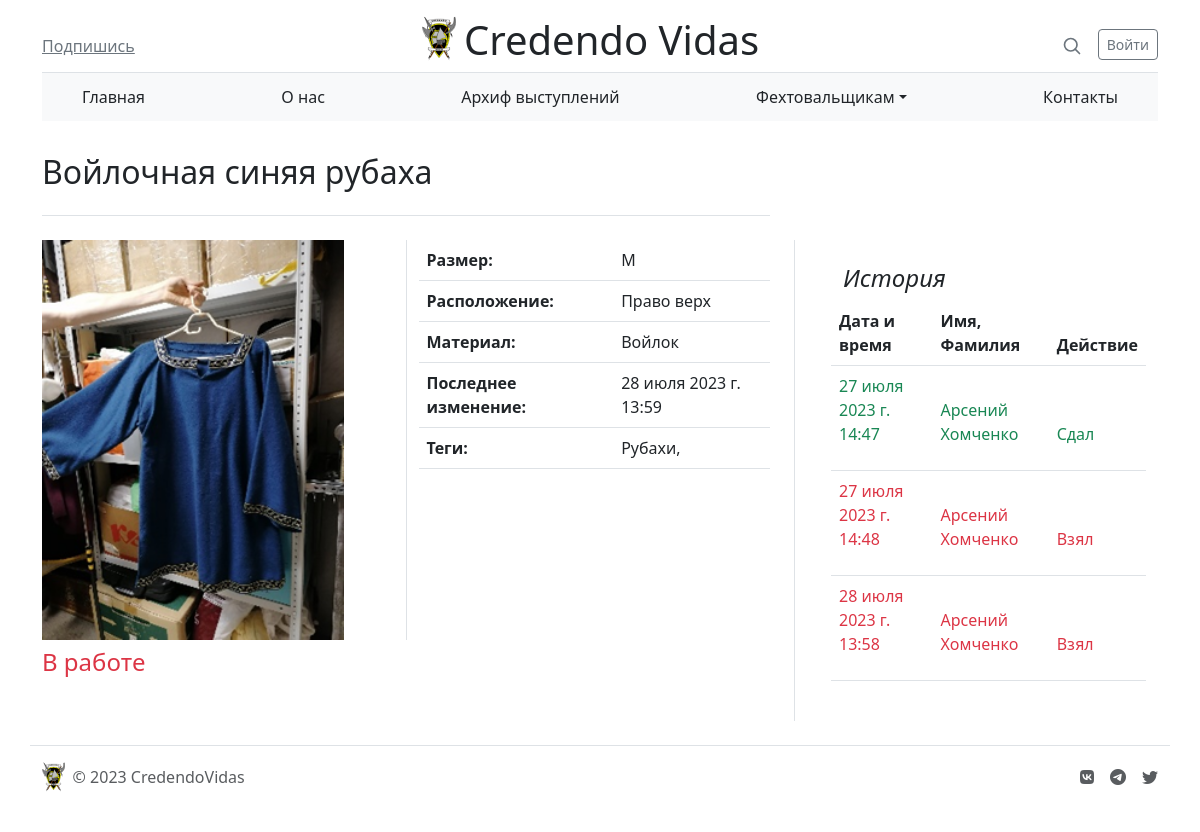
The app's page /store/item-id=5 with its own data.
### store/models.py (models this page shows, shortened)
class Item(models.Model):
    STORED = True
    ACTIVE = False
    STATUS_CHOISES = [
        (STORED, 'На складе'),
        (ACTIVE, 'В работе')
    ]
    name = models.CharField('Название', max_length=100)
    photo = models.ImageField(upload_to='store/item_images/', null=True)
    place = models.CharField('Место на складе', max_length=50)
    size = models.CharField('Размер', max_length=30)
    material = models.CharField('Материал', max_length=30, blank=True)
    status = models.BooleanField('Статус', choices=STATUS_CHOISES)
    color = models.ManyToManyField(Color)
    last_status_change = models.DateTimeField('Последнее изменение статуса')
    tags = models.ManyToManyField(Tag)
    category = models.ForeignKey(Category, on_delete=models.CASCADE, verbose_name="Категория", blank=True, null=True)
    class Meta:
        verbose_name = 'Предмет'
        verbose_name_plural = 'Предметы'

class Tag(models.Model):
    title = models.CharField('Название тега', max_length=15)
    class Meta:
        verbose_name = 'Тег'
        verbose_name_plural = 'Теги'

class Operation(models.Model):
    TAKE = 'TAKE'
    RETURN = 'RETURN'
    ACTION_CHOISES = [
        (TAKE, 'Взял'),
        (RETURN, 'Вернул')
    ]
    first_name = models.CharField('Имя', max_length=15)
    last_name = models.CharField('Фамилия', max_length=20)
    action = models.CharField('Тип операции', max_length=6, choices=ACTION_CHOISES, default=TAKE)
    date = models.DateTimeField('Время операции')
    item = models.ForeignKey(Item, on_delete=models.CASCADE)
    class Meta:
        verbose_name = 'Операция'
        verbose_name_plural = 'Операции'

### store/views.py (the view)
# urls.py: path('item-id=<int:id>', views.item, name='item'),
def item(request, id):
    item = Item.objects.get(id=id)
    history = Operation.objects.filter(item=item)
    return render(request, 'store/item.html', {'item': item, 'history': history})

### templates/store/item.html (shortened to what this page needs)
{% extends 'main/layout.html' %}
{% load static %}
{% block content %}
    <main class="container">
  <div class="row g-5">
    <div class="col-md-8">
      <h2 class="pb-4 my-4 border-bottom">
          {{ item.name }}
      </h2>
    </div>
  </div>
    <div class="row g-5">
        <div class="col-8">
            <div class="row mb-2 justify-content-center">
                <div class="col">
                    <img src="{{ item.photo.url }}" height="400px">
                </div>
                <div class="col border-start">
                    <table class="table">
                        <tbody>
                            <tr>
                                <th scope="row">Размер:</th>
                                <td>{{ item.size }}</td>
                            </tr>
                            <tr>
                                    <th scope="row">Расположение:</th>
                                    <td>{{ item.place }}</td>
                            </tr>
                            <tr>
                                    <th scope="row">Материал:</th>
                                    <td>{{ item.material }}</td>
                            </tr>
                            <tr>
                                    <th scope="row">Последнее изменение:</th>
                                    <td>{{ item.last_status_change }}</td>
                            </tr>
                            <tr>
                                    <th scope="row">Теги:</th>
                                    <td>{% for tag in item.tags.all %}
                                        {{ tag.title }},
                                        {% endfor %}
                                    </td>
                            </tr>
                        </tbody>
                    </table>
                </div>
            </div>
            <div class="row">
                <div class="col">
                    {% if item.status == item.STORED %}
                            <h4 class="mb-0 text-success"> На складе</h4>
                    {% else %}
                            <h4 class="mb-0 text-danger"> В работе</h4>
                    {% endif %}
                </div>
            </div>
        </div>
        <div class="col-4 border-start">
          <div class="position-sticky" style="top: 2rem;">
            <div class="p-4">
              <h4 class="fst-italic">История</h4>
              <div class="row justify-content-between">
                  <table class="table">
                      <thead>
                        <tr>
                            <th scope="col">Дата и время</th>
                            <th scope="col">Имя, Фамилия</th>
                            <th scope="co">Действие</th>
                        </tr>
                        {% for action in history %}
                            {% if action.action == action.TAKE %}
                                <tr">
                                    <td><p class="text-danger">{{ action.date }}</p></td>
                                    <td><p class="text-danger">{{ action.first_name }} {{ action.last_name }}</p></td>
                                    <td><p class="text-danger">Взял</p></td>
                            {% else %}
                                <tr>
                                    <td><p class="text-success">{{ action.date }}</p></td>
                                    <td><p class="text-success">{{ action.first_name }} {{ action.last_name }}</p></td>
                                    <td><p class="text-success">Сдал</p></td>
                                </tr>
                            {% endif %}
                        {% endfor %}
                      </thead>
                  </table>
              </div>
            </div>
          </div>
        </div>
    </div>
</main>
{% endblock %}

### records on screen
Item: name "Войлочная синяя рубаха", photo (picture), size "M", place "Право верх", material "Войлок", last_status_change "28 июля 2023 г. 13:59"
Tag: title "Рубахи"
Operation: date "27 июля 2023 г. 14:47", first_name "Арсений", last_name "Хомченко"
Operation: date "27 июля 2023 г. 14:48", first_name "Арсений", last_name "Хомченко"
Operation: date "28 июля 2023 г. 13:58", first_name "Арсений", last_name "Хомченко"
